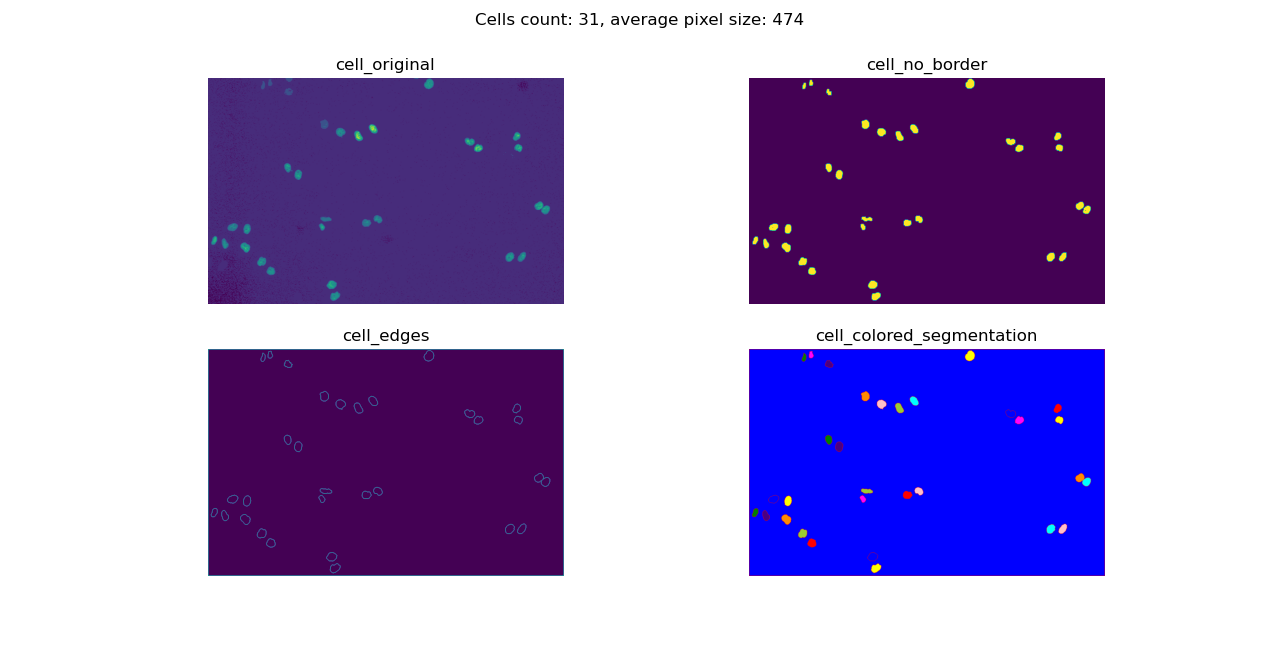
#> input picture 1-1.3-1.3-2.png, 1280 x 647 px
$ python -i task1_LQY.py   (imports and definitions only)
#> lines starting #> are read from the running program, lines starting #| are printed output that depends on the picture; after the words box and inside, x2 and y2 are one past the last pixel; in counts of white or black regions, pixels touching at a corner belong together
import cv2
import numpy as np
import matplotlib.pyplot as plt
import math
import skimage.segmentation
from skimage import color
from pathlib import Path
from collections import defaultdict
from scipy.optimize import linear_sum_assignment


class Cell:

    # used for handling object information. Scalable.

    split_threshold = 1.8

    def __init__(self,contour,centroid,color = 0,id = -1):
        self.contour = contour # a set of (x,y) coordinates making up  a contour
        self.id = id
        self.centroid = centroid #(x,y) co-ordinates
        self.color = color
        self.underSplitting = False

    def get_contours(self):
        return self.contour


    def get_cell_id(self):
        return self.id

    def get_centroid(self):
        return self.centroid

    def get_under_splitting(self):
        return self.underSplitting

    def set_cell_id(self,new_id):
        self.id = new_id

    def set_under_splitting(self,flag):
        self.underSplitting = flag

    def if_splitting(self):
        (x,y),(a,b), angle = cv2.fitEllipse(self.contour)
        ratio = b / a

        if(ratio > self.split_threshold):
            self.set_under_splitting(True)


class Frame:

    def __init__(self, image):
        self.image = image
        self.cell_list = []
        self.trajectory = defaultdict(list)

class Match:

    distance_threshold = 50 # used for normalizing & threshold
    alpha_1 = 1
    alpha_2 = 0.5

    def __init__(self,frame_pre,frame_now):
        self.frame_pre = frame_pre
        self.frame_now = frame_now

    def set_distance_threshold(self,new_threshold):
        self.distance_threshold = new_threshold

    def set_distance_factor(self,new_factor):
        self.alpha_1 = new_factor

    def set_shape_factor(self,new_factor):
        self.alpha_2 = new_factor

    # [40 lines left out: functions cal_distance_cost, match, not called in this run]


frame_list = []
color_list = []
cell_id = 0
markers_color_value_offset = 10

def get_binary(
    input_image: np.array,
    min_cell_pixel_portion = 1/8,
    threshold_block_size = 35
):
    '''
    min_cell_pixel_portion: Decreasing this value will make smaller pixel value chunks considered as cell
    threshold_block_size: Increasing this value will let larger size of chunk being considered as cell,
    but will lose detailed edges at the same time
    '''
    input = input_image.copy()
    # Get meaningful range
    meaningful_range = np.max(input) - np.min(input)
    # Assume certain small portion of the max_pixel_value is the minimum cell pixel value
    min_cell_pixel = math.ceil(meaningful_range * min_cell_pixel_portion)
    # normalize image based on the acquired meaningful range
    input_norm = cv2.normalize(input, None, alpha=0, beta=meaningful_range, norm_type=cv2.NORM_MINMAX)
    input_norm[input_norm < min_cell_pixel] = 0
    input_binary = cv2.adaptiveThreshold(
        input_norm,meaningful_range,
        cv2.ADAPTIVE_THRESH_MEAN_C,
        cv2.THRESH_BINARY,
        threshold_block_size,
        0
    )
    return input_binary

# [10 lines left out: function get_reduce_noise_by_closing, not called in this run]

def get_reduce_noise_by_opening(input_binary: np.array, kernel_size_opening = (7,7), iterations = 5):
    '''
    Try erode and dilate: opening
    Erode then dilate
    '''
    input_opening = input_binary.copy()
    kernel = np.ones(kernel_size_opening,np.uint8)
    input_opening = cv2.morphologyEx(input_opening, cv2.MORPH_OPEN, kernel, iterations)
    return input_opening

def find_contours(
        input_image: np.array,
        input_binary: np.array,
        kernel_size_bg = (3, 3),
        iterations_bg = 7,
        kernel_size_dist_erode = (3, 3),
        iterations_dist_erode = 4
    ):
    global markers_color_value_offset
    '''
    Find all of the contours of the input image cell and draw the contours
    '''
    kernel = np.ones(kernel_size_bg, np.uint8)
    sure_bg = cv2.dilate(input_binary, kernel, iterations=iterations_bg)
    dist_transform = cv2.distanceTransform(input_binary,cv2.DIST_MASK_3,5)
    dist_transform_erode = cv2.erode(dist_transform, kernel_size_dist_erode, iterations = iterations_dist_erode)
    sure_fg = np.uint8(dist_transform_erode)  #Convert to uint8 from float
    unknown = cv2.subtract(sure_bg,sure_fg)
    markers_amount, markers = cv2.connectedComponents(
        sure_fg,
        4 # use connectivity of 4 instead of 8 to decrease close cells attaching probability
    )
    '''
    object_amount_not_on_borders:
    1. The total amount of objects detected in the image without considering the ones on borders
    2. Need to use markers_amount - 1 since markers_amount includes the background
    '''
    object_amount_not_on_borders = markers_amount - 1

    # make sure the background are not set as 0 and consider as unsured area
    markers = markers + markers_color_value_offset
    max_unkown = np.max(unknown)
    markers[unknown==max_unkown] = 0

    watershed = cv2.watershed(input_image, markers)

    # watershed boundaries are -1
    edges = np.zeros(input_binary.shape, np.uint8)
    edges[watershed == -1] = 1

    #label2rgb - Return an RGB image where color-coded labels are painted over the image.
    colored_segmentation = color.label2rgb(watershed, bg_label=0)

    return watershed, edges, colored_segmentation, object_amount_not_on_borders

# [87 lines left out: functions get_object_pixel_record, get_cell_segment_info, format_name_digits, not called in this run]

def get_frame_info(path_cell: str):
    # Read as gray
#> called with path_cell = '1-1.3-1.3-2.png'
    cell_original = cv2.imread(path_cell)
#> cell_original is the input picture: shape (647, 1280, 3); mean B, G, R 207.6, 160.3, 175.6
    cell = cv2.imread(path_cell, cv2.IMREAD_GRAYSCALE)
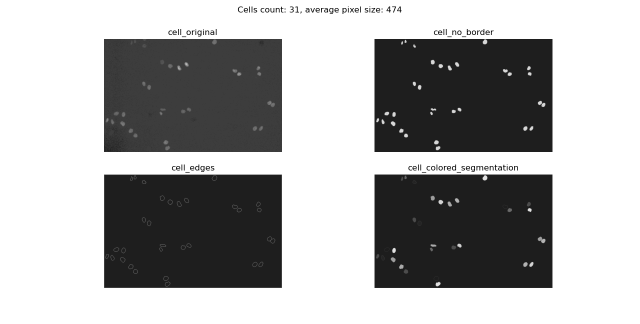
#> cell: shape (647, 1280) (shown at 1/2 size); min 0, max 255, mean 170.1

    # Turn into np array first
    cell = np.array(cell)

    # Grey image to binary
    cell_binary = get_binary(cell)
#> in get_binary, `meaningful_range = np.max(input) - np.min(input)`: meaningful_range = 255
#> in get_binary, `min_cell_pixel = math.ceil(meaningful_range * min_cell_pixel_portion)`: min_cell_pixel = 32

    # reduce noise
    cell_binary_opening = get_reduce_noise_by_opening(cell_binary)
    cell_no_noise = cell_binary_opening.copy()

    # removing border interfered cells
    cell_no_border = skimage.segmentation.clear_border(cell_no_noise)
#> cell_no_border: shape (647, 1280); 11% white; 38 white regions, largest, box (x1, y1, x2, y2) and area: (732, 41, 1122, 593) 44557, (191, 41, 581, 593) 43952, (1076, 475, 1090, 486) 123

    # get segmentation info WITH cells on boundaries considered
    cell_watershed, cell_edges, cell_colored_segmentation, cell_amount = find_contours(cell_original, cell_no_noise)
#> in find_contours, `markers_amount, markers = cv2.connectedComponents( sure_fg, 4`: markers_amount = 41
#> in find_contours, `object_amount_not_on_borders = markers_amount - 1`: object_amount_not_on_borders = 40
#> in find_contours, `max_unkown = np.max(unknown)`: max_unkown = 255
#> cell_edges: shape (647, 1280); values 0 (black) and 1 (white), 1.7% white in thin lines or dots
#> cell_amount = 40

    # get segmentation info WITHOUT cells on boundaries considered
    cell_watershed_no_border, cell_edges_no_border, cell_colored_segmentation_no_border, cell_amount_no_border = find_contours(
        cell_original, cell_no_border)
#> call 2 of find_contours, with kernel_size_bg = (3, 3), iterations_bg = 7, kernel_size_dist_erode = (3, 3), iterations_dist_erode = 4
#> in find_contours (call 2), `object_amount_not_on_borders = markers_amount - 1`: object_amount_not_on_borders = 39
#> in find_contours (call 2), `markers[unknown==max_unkown] = 0`:
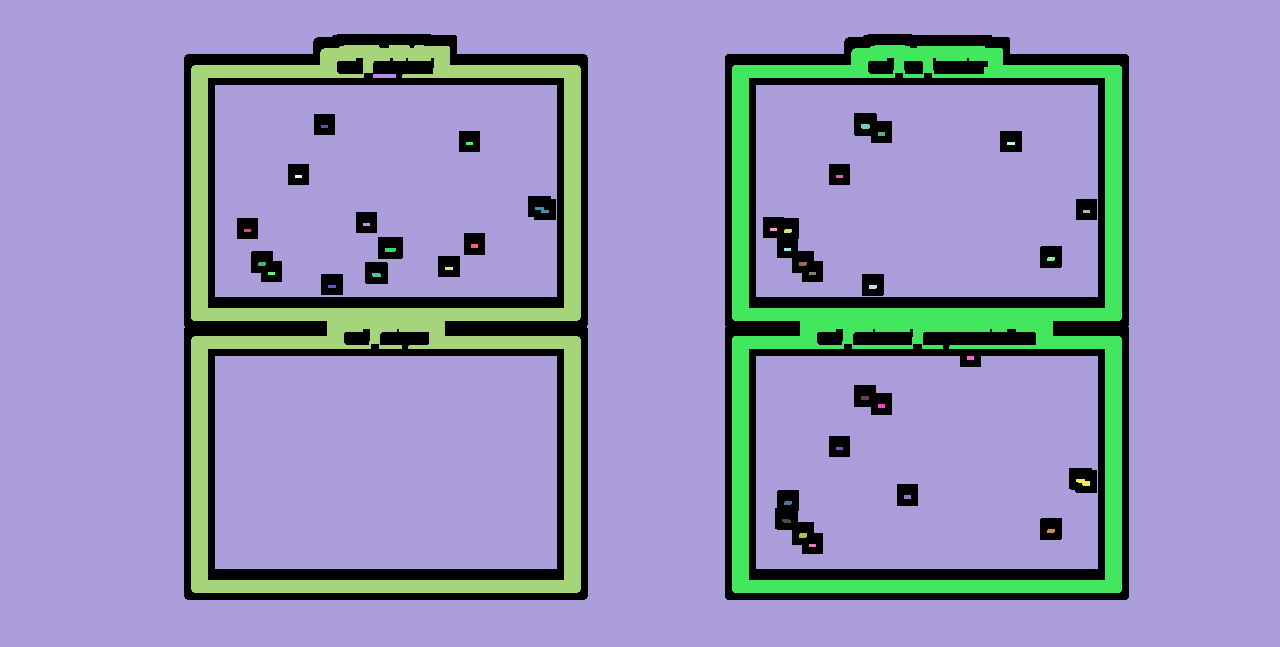
#> markers: shape (647, 1280) int32; 41 distinct labels, from 0 to 49; one colour per label, 0 black
#> in find_contours (call 2), `watershed = cv2.watershed(input_image, markers)`:
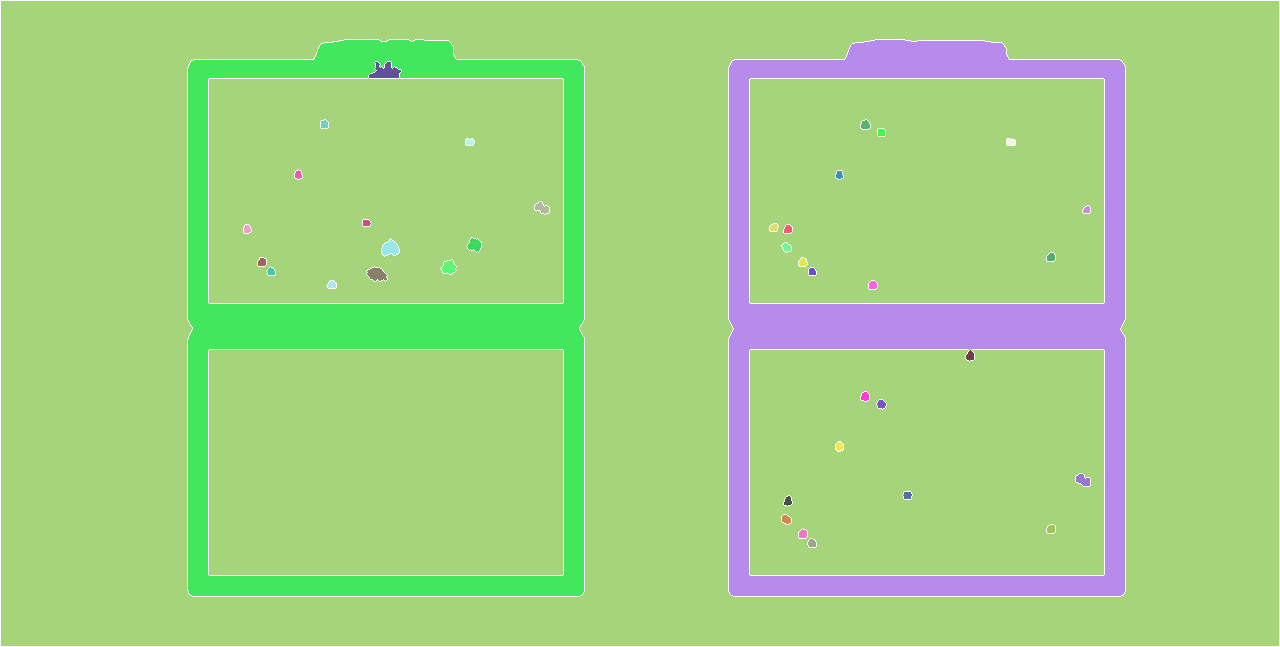
#> watershed: shape (647, 1280) int32; 41 distinct labels, from -1 to 49; one colour per label, 0 black, -1 white
#> cell_edges_no_border: shape (647, 1280); values 0 (black) and 1 (white), 1.6% white in thin lines or dots
#> cell_amount_no_border = 39

    # After minus markers_color_value_offset, all of the objects color pixel will have value >= 1
    labels = np.unique(cell_watershed_no_border)
#> labels = 41 values from -1 to 49

    cell_watershed_no_border = cell_watershed_no_border - markers_color_value_offset
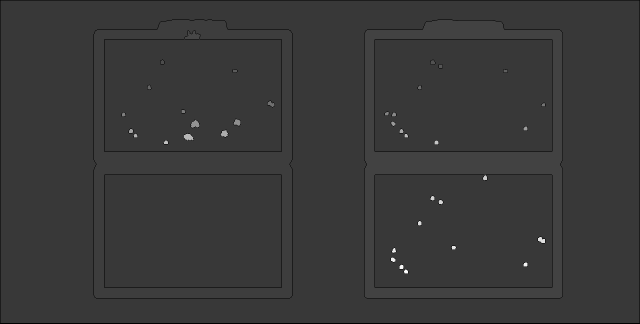
#> cell_watershed_no_border: shape (647, 1280) int32 (shown at 1/2 size); min -11, max 39, mean 0.1; drawn with min black and max white

    labels = np.unique(cell_watershed_no_border)
#> labels = 41 values from -11 to 39
    cell_img = np.zeros_like(cell_no_border)
    cell_img[cell_no_border > 0] = 255
    cell_img = cv2.cvtColor(cell_img,cv2.COLOR_GRAY2RGB)

    frame = Frame(cell_img)
    for label in labels:
        if label <= 0:
            continue
        segment = np.zeros_like(cell_watershed_no_border)
        segment = np.uint8(segment)
        segment[cell_watershed_no_border == label] = 255
        # Check segment
        # plt.title("segment")
        # plt.imshow(segment)
        # plt.show()
        contours, _ = cv2.findContours(segment, cv2.RETR_EXTERNAL, cv2.CHAIN_APPROX_NONE)
        print(np.array(contours).shape)
        _, _, _, centroids = cv2.connectedComponentsWithStats(segment)
        # Check centroids
        # plt.title("contours")
        # plt.imshow(contours)
        # plt.show()
        cell = Cell(contours[0],centroids[1])

        # check if the cell is splitting
        cell.if_splitting()
        frame.cell_list.append(cell)
#> this loop made 41 passes
#> (label, centroids, x in if_splitting, y in if_splitting, a in if_splitting, b in if_splitting, angle in if_splitting) on passes 3 to 7: (1, [[656.9, 323.3], [385.5, 318.8]], 385.5, 326.1, 457, 648.2, 180), (2, [[619.6, 323.5], [926.5, 315.3]], 926.5, 325.7, 456.6, 649.6, 180), (3, [[639.6, 323.1], [385.1, 71.45]], 384.1, 70.99, 15.88, 30.22, 90.52), (4, [[639.5, 323], [324, 123.9]], 324, 123.9, 6.84, 7.69, 175.4), (5, [[639.5, 323], [865, 124.5]], 865, 124.5, 8.34, 8.4, 112.9)
#> (printed output is left out)
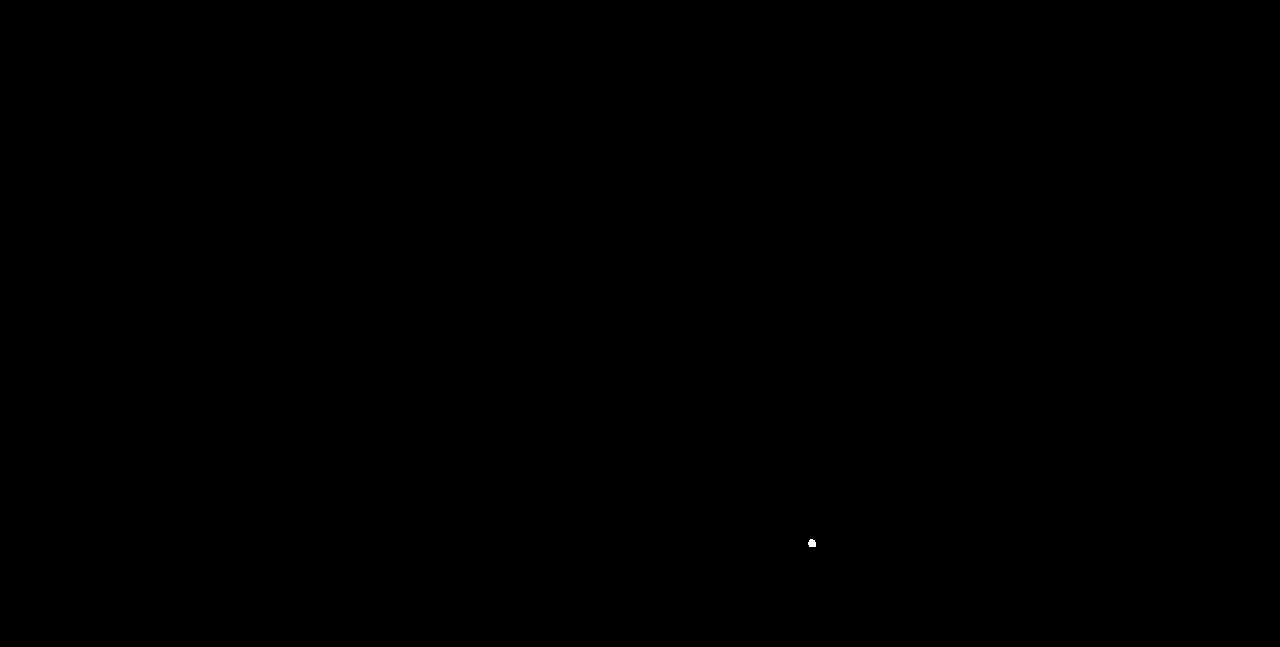
#> segment: shape (647, 1280); 0.01% white; 1 white region, box (x1, y1, x2, y2) and area: (808, 539, 816, 547) 53
#> after the loop, frame.cell_list = 39 items

    return frame
'''
regu
'''
# [5 lines left out: function register_new_cell, not called in this run]

# [110 lines not run here, left out]

>>> result = get_frame_info('1-1.3-1.3-2.png')
